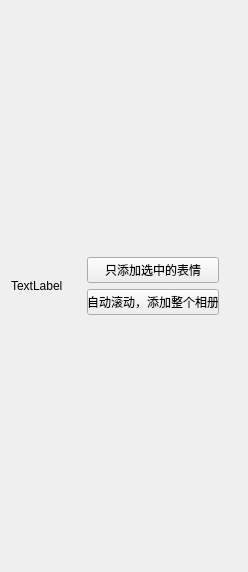
      <widget class="QWidget" name="page_showPos">
       <layout class="QGridLayout" name="gridLayout_15">
        <item row="0" column="0">
         <widget class="QLabel" name="label_7">
          <property name="minimumSize">
           <size>
            <width>0</width>
            <height>550</height>
           </size>
          </property>
          <property name="maximumSize">
           <size>
            <width>300</width>
            <height>550</height>
           </size>
          </property>
          <property name="text">
           <string>TextLabel</string>
          </property>
         </widget>
        </item>
        <item row="0" column="1">
         <widget class="QWidget" name="widget_13" native="true">
          <layout class="QGridLayout" name="gridLayout_25">
           <item row="1" column="0">
            <widget class="QWidget" name="widget_3" native="true">
             <property name="maximumSize">
              <size>
               <width>150</width>
               <height>16777215</height>
              </size>
             </property>
             <layout class="QVBoxLayout" name="verticalLayout_2">
              <item>
               <widget class="QPushButton" name="btn_addPage">
                <property name="text">
                 <string>只添加选中的表情</string>
                </property>
               </widget>
              </item>
              <item>
               <widget class="QPushButton" name="btn_addAlbum">
                <property name="text">
                 <string>自动滚动，添加整个相册</string>
                </property>
               </widget>
              </item>
             </layout>
            </widget>
           </item>
           <item row="2" column="0">
            <spacer name="verticalSpacer_22">
             <property name="orientation">
              <enum>Qt::Vertical</enum>
             </property>
             <property name="sizeHint" stdset="0">
              <size>
               <width>20</width>
               <height>40</height>
              </size>
             </property>
            </spacer>
           </item>
           <item row="0" column="0">
            <spacer name="verticalSpacer_23">
             <property name="orientation">
              <enum>Qt::Vertical</enum>
             </property>
             <property name="sizeHint" stdset="0">
              <size>
               <width>20</width>
               <height>40</height>
              </size>
             </property>
            </spacer>
           </item>
          </layout>
         </widget>
        </item>
       </layout>
      </widget>
